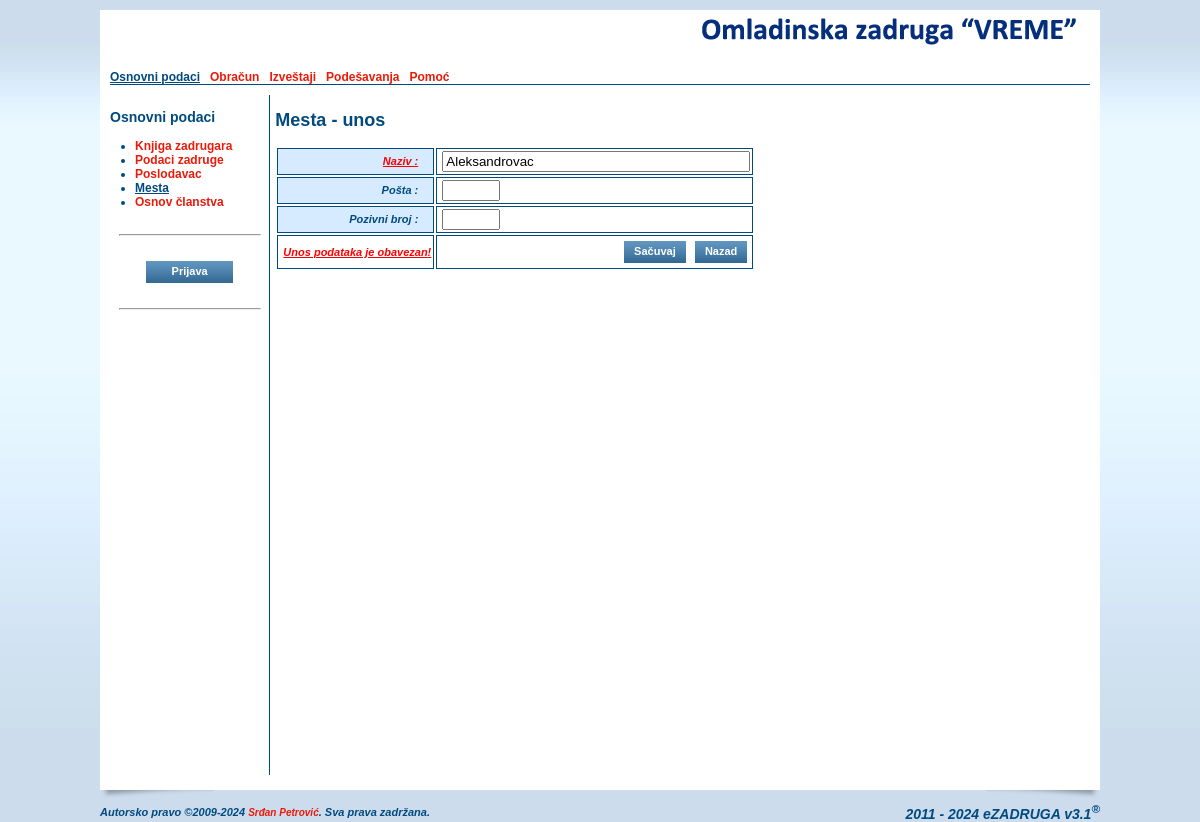
Screenshot of /mestounos.php?id=1 with the database file from the repository.
### tables this page shows
CREATE TABLE IF NOT EXISTS `oszcooperative` (
  `ID` smallint(6) NOT NULL AUTO_INCREMENT,
  `name` varchar(255) NOT NULL,
  `short` varchar(50) NOT NULL,
  `shortest` varchar(25) NOT NULL,
  `address` varchar(255) DEFAULT NULL,
  `IDPlace` smallint(6) DEFAULT NULL,
  `phone` varchar(20) DEFAULT NULL,
  `mobile` varchar(20) DEFAULT NULL,
  `fax` varchar(20) DEFAULT NULL,
  `email` varchar(255) DEFAULT NULL,
  `url` varchar(255) DEFAULT NULL,
  `account` varchar(255) DEFAULT NULL,
  `reference` varchar(255) NOT NULL,
  `pib` varchar(20) DEFAULT NULL,
  `idnumber` varchar(20) DEFAULT NULL,
  `activity` varchar(20) NOT NULL,
  `currentyear` varchar(4) NOT NULL,
  `contracthours` tinyint(4) NOT NULL DEFAULT '0',
  `memberhours` tinyint(4) NOT NULL DEFAULT '0',
  `headimage` varchar(255) DEFAULT NULL,
  `pdfimage` varchar(255) DEFAULT NULL,
  PRIMARY KEY (`ID`),
  KEY `name` (`name`),
  KEY `IDPlace` (`IDPlace`)
);

CREATE TABLE IF NOT EXISTS `oszmenu` (
  `ID` smallint(6) NOT NULL AUTO_INCREMENT,
  `title` varchar(70) NOT NULL,
  `link` varchar(255) NOT NULL,
  `root` smallint(6) NOT NULL DEFAULT '0',
  `sort` tinyint(4) DEFAULT NULL,
  `sub_item` tinyint(4) NOT NULL DEFAULT '-1',
  `show_admin` tinyint(4) NOT NULL DEFAULT '0',
  PRIMARY KEY (`ID`),
  KEY `title` (`title`),
  KEY `root` (`root`),
  KEY `link` (`link`)
);

CREATE TABLE IF NOT EXISTS `oszplace` (
  `ID` smallint(6) NOT NULL AUTO_INCREMENT,
  `name` varchar(70) NOT NULL,
  `post` varchar(5) DEFAULT NULL,
  `phone` varchar(5) DEFAULT NULL,
  PRIMARY KEY (`ID`),
  KEY `name` (`name`)
);

### mestounos.php (the view, shortened to what this page needs)
<?php
$id       = 0;
$name     = "";
$post     = "";
$phone    = "";
if (isset($_GET['id']) && (int)$_GET['id'] > 0 ) {
  $id = (int)$_GET['id'];
}
include_once('./header.php');
if ($id > 0) {
  $query  = mysql_query("SELECT * FROM oszplace WHERE ID=$id") or die(mysql_error());
  $res    = mysql_fetch_array($query);
  $name   = $res["name"];
  $post   = $res["post"];
  $phone  = $res["phone"];
}
?>
              <h2><?=$GLOBALS["sectiontitle"];?></h2>
              <form name="frmTableEdit" id="frmTableEdit" method="POST" action="./mestounos.php" onSubmit="javascript:return checkInput();">
              <table cellpadding="2" cellspacing="2" border="0" class="table_edit">
                <tr>
                  <th align="right"><span class="required_data">Naziv : </span></th>
                  <td><input type="text" value="<?=$name;?>" name="name" id="name" maxlength="255" style="width: 300px;" /></td>
                </tr>
                <tr>
                  <th align="right">Pošta : </th>
                  <td><input type="text" value="<?=$post;?>" name="post" id="post" maxlength="5" style="width: 50px;" /></td>
                </tr>
                <tr>
                  <th align="right">Pozivni broj : </th>
                  <td><input type="text" value="<?=$phone;?>" name="phone" id="phone" maxlength="5" style="width: 50px;" /></td>
                </tr>
                <tr>
                  <td class="required_data">Unos podataka je obavezan!</td>
                  <td style="padding:5px 5px 5px 0px;" align="right"><input type="submit" class="btn" name="submit" value="Sačuvaj" /> &nbsp; <input type="button" class="btn" name="reset" value="Nazad" onClick="javascript: history.go(-1);" /></td>
                </tr>
              </table>
              </form>
<?php
include_once('./footer.php');
?>

### header.php (shortened to what this page needs)
<?php
require_once('./lang/sr.php');
$_esettings = $_session->_getSettings();
if (count($_esettings) == 0) {
  $query = mysql_query("select * from esettings where ID > 0 LIMIT 1") or die(mysql_error());
  $_esettings = mysql_fetch_array($query);
}
$_oszcooperative = $_session->_getCooperative();
if (count($_oszcooperative) == 0) {
  $query = mysql_query("select * from oszcooperative where ID > 0 LIMIT 1") or die(mysql_error());
  $_oszcooperative = mysql_fetch_array($query);
}
$forSelf = explode("/", $_SERVER['PHP_SELF']);
$_self   = $forSelf[count($forSelf)-1];
$_menu   = array();
$_root   = 0;
$_father = 0;
$_this   = 0;
$_index  = false;
$query = mysql_query("SELECT * FROM oszmenu ORDER BY root, sort") or die(mysql_error());
while ($res = mysql_fetch_array($query)) {
  if ($_self == trim($res['link'])) {
    $_this    = $res['ID'];
    $_father  = $res['root'];
  }
  if ($res['root'] > 0) {
    foreach($_menu[0] as $key => $menu) {
      if ($key == $res['root']) {
        $_menu[0][$key]['submenu'][$res['ID']] = array(
        "ID"        => $res['ID'],
        "title"     => $res['title'],
        "link"      => $res['link'],
        "root"      => $res['root'],
        "sort"      => $res['sort'],
        "sub_item"  => $res['sub_item'],
        "show_admin"=> $res['show_admin']
        );
      }
    }
  } else {
    $_menu[0][$res['ID']] = array(
      "ID"    => $res['ID'],
      "title" => $res['title'],
      "link"  => $res['link'],
      "root"  => $res['root'],
      "sort"      => $res['sort'],
      "sub_item"  => $res['sub_item'],
      "show_admin"=> $res['show_admin']
    );
  }
}
if ($_father > 0 || $_this > 0) {
  if ($_father > 0) {
    if (!isset($_menu[$_root][$_father]['submenu'][$_this])) {
      foreach($_menu[$_root] as $key => $submenu) {
        if (isset($_menu[$_root][$key]['submenu'][$_father])) {
          $_root = $key;
          break;
        }
      }
    }
  }
} else $_index  = true;
?>
<!DOCTYPE html PUBLIC "-//W3C//DTD XHTML 1.0 Transitional//EN" "http://www.w3.org/TR/xhtml1/DTD/xhtml1-transitional.dtd">
<html xmlns="http://www.w3.org/1999/xhtml" >
  <head>
    <link href="./css/style.css" rel="stylesheet" type="text/css">
    <link href="./css/calendar.css" rel="stylesheet" type="text/css">
  </head>
<?php
if (isset($preload_image) && is_array($preload_image)) {
  $strOnLoad = "javascript:MM_preloadImages(";
  $start = true;
  foreach($preload_image as $_image) {
    if ($start)
    {
      $start = false;
      $strOnLoad .= "'". $_image."'";
    } else $strOnLoad .= ",'". $_image."'";
  }
?>
  <body OnLoad="<?=$strOnLoad;?>">
<?php
} else {
?>
  <body>
<?php
}
?>
    <div class="main_content_location" align="center" valign="top">
      <table cellpadding="0" cellspacing="0" border="0">
        <tr>
          <td colspan="2" valign="top">
            <table cellpadding="0" cellspacing="0" border="0" class="content_all">
              <tr>
                <td class="content_all_left"><img src="./images/1px.gif" /></td>
                <td class="content_main" valign="top">
                    <table cellpadding="0" cellspacing="0" border="0" class="content_main">
                      <tr>
                        <td>
                          <table cellpadding="0" cellspacing="0" border="0" class="header">
                            <tr>
                              <td align="left" class="header_left">
                              </td>
                              <td align="right" valign="top" class="header_right">
                                <a href="./index.php">
<?php if (isset($_esettings["custom_head"]) && $_esettings["custom_head"] && isset($_oszcooperative["headimage"]) && file_exists($_oszcooperative["headimage"])) { ?>
                                  <img src="<?=$_oszcooperative["headimage"];?>" alt="<?=$_LANG["sr"]["MAIN_IMAGE_ALT"];?>" title="<?=$_LANG["sr"]["MAIN_IMAGE_ALT"];?>" />
<?php } else { ?>
                                  <img src="./images/ezadruga_logo.png" alt="<?=$_LANG["sr"]["MAIN_IMAGE_ALT"];?>" title="<?=$_LANG["sr"]["MAIN_IMAGE_ALT"];?>" />
<?php } ?>
                                </a>
                              </td>
                            </tr>
                            <tr>
                              <td class="main_menu" colspan="2">
<?
  foreach ($_menu[0] as $key => $menu) {
    if (intval($menu["sort"]) > 0) {
      if ($key == $_father || $key == $_root){
        if ($_menu[0][$key]["show_admin"] && $GLOBALS["admin"]) {
?>
                                <a href="./<?=$_menu[0][$key]["link"];?>" class="main_menu_selected"><?=$_menu[0][$key]["title"];?></a> &nbsp;
<?
        } else {
?>
                                <a href="./<?=$_menu[0][$key]["link"];?>" class="main_menu_selected"><?=$_menu[0][$key]["title"];?></a> &nbsp;
<?
        }
      } else {
        if ($_menu[0][$key]["show_admin"] && $GLOBALS["admin"]) {
?>
                                <a href="./<?=$_menu[0][$key]["link"];?>"><?=$_menu[0][$key]["title"];?></a> &nbsp;
<?
        } else {
?>
                                <a href="./<?=$_menu[0][$key]["link"];?>"><?=$_menu[0][$key]["title"];?></a> &nbsp;
<?
        }
      }
    }
  }
?>
                              </td>
                          </table>
                        </td>
                      </tr>
                      <tr>
                        <td valign="top">
                          <table cellpadding="0" cellspacing="0" border="0" class="main_content">
                            <tr>
                              <td class="left_menu" valign="top">
<?php
if (!$_index) {
?>
                                <h3><?=$GLOBALS["menutitle"];?></h3>
                                <ul>
<?php
  $sub_item = -1;
  if ($_root > 0) {
    foreach($_menu[0][$_root]['submenu'] as $key => $menu) {
      if (intval($_menu[0][$_root]['submenu'][$key]["sort"]) > 0)
      {
        if ($key == $_father || $key == $sub_item) {
          if ($_menu[0][$_root]['submenu'][$key]["show_admin"] && $GLOBALS["admin"]) {
?>
                                  <li><a href="<?=$_menu[0][$_root]['submenu'][$key]["link"];?>" class="main_menu_selected"><?=$_menu[0][$_root]['submenu'][$key]["title"];?></a></li>
<?
          } elseif (!$_menu[0][$_root]['submenu'][$key]["show_admin"]) {
?>
                                  <li><a href="<?=$_menu[0][$_root]['submenu'][$key]["link"];?>" class="main_menu_selected"><?=$_menu[0][$_root]['submenu'][$key]["title"];?></a></li>
<?php
          }
        } else {
          if ($_menu[0][$_root]['submenu'][$key]["show_admin"] && $GLOBALS["admin"]) {
?>
                                  <li><a href="<?=$_menu[0][$_root]['submenu'][$key]["link"];?>"><?=$_menu[0][$_root]['submenu'][$key]["title"];?></a></li>
<?
          } elseif (!$_menu[0][$_root]['submenu'][$key]["show_admin"]) {
?>
                                  <li><a href="<?=$_menu[0][$_root]['submenu'][$key]["link"];?>"><?=$_menu[0][$_root]['submenu'][$key]["title"];?></a></li>
<?php
          }
        }
      }
    }
  }
?>
                                </ul>
<?
} else {
?>
<?php
}
?>
                                <hr style="margin-top:25px;margin-bottom:25px;width:140px;"/>
                                <div align="center">
<?php if (!$GLOBALS["admin"]) { ?>
                                  <form name="frmLogin" action="./login.php" method="POST">
                                    <input type="submit" name="login" id="login" class="btn" value=" &nbsp; &nbsp; Prijava &nbsp; &nbsp; " />
                                  </form>
<?php } ?>
                                </div>
                                <hr style="margin-top:25px;width:140px;" />
                              </td>
                              <td style="width:830px;padding-left:5px;" valign="top">

### css/style.css (style rules this page uses)
body { margin: 0px; padding: 0px; background-color:#ccdcec; background-image:url(bg.jpg); background-repeat:repeat-x; font-family:Arial, Tahoma, Georgia; font-size:12px; color:#004A7F; }
a { font-size:12px; color:#ea1b0a; text-decoration:none; font-weight: bold; }
ul { padding-left:0px; margin-left:25px; }
table { text-align: left; font-size:12px; }
img { border-top: 0px none; border-left: 0px none; border-right: 0px none; border-bottom: 0px none; }
.header { width: 980px; height: 60px; }
.header_left { width: 390px; height: 60px; }
.header_right { width: 590px; height: 60px; }
.main_content_location { padding-top: 10px; }
.content_all { margin: 0px; padding: 0px; background-color:#FFFFFF; width:1000px; }
.content_all_left { background-color:#FFFFFF; width:10px; }
.content_main { width: 980px; background-color:#FFFFFF; font-size:12px; }
.main_content { width: 980px; height:680px; background-color:#FFFFFF; font-size:12px; margin-top:10px; }
.main_menu { border-bottom: 1px solid #004A7F; }
.main_menu_selected { font-size:12px; color:#004A7F; text-decoration:underline; font-weight: bold; }
.left_menu { width:160px; border-right: 1px solid #004A7F; }
.table_edit { font-size:11px; }
.table_edit th { font-weight: bold; font-style: italic; background-color: #D6EBFF; border-top: 1px solid #004A7F; border-left: 1px solid #004A7F; border-right: 1px solid #004A7F; border-bottom: 1px solid #004A7F; padding-left: 15px; padding-right: 15px; }
.table_edit td { border-top: 1px solid #004A7F; border-left: 1px solid #004A7F; border-right: 1px solid #004A7F; border-bottom: 1px solid #004A7F; padding-left: 5px; }
.required_data { font-weight: bold; font-style: italic; color:#ff0000; text-decoration: underline; }
.btn { height:22px; border:none; background-color:#004A7F; background-image:url(btn.jpg); background-repeat:repeat-x; color:#FFFFFF; font-size:11px; cursor:pointer; font-weight:bold; padding:0px 10px 2px 10px; }

### rows the page displays
oszcooperative: headimage (picture)
oszmenu: title "Osnovni podaci"
oszmenu: title "Obračun"
oszmenu: title "Izveštaji"
oszmenu: title "Podešavanja"
oszmenu: title "Pomoć"
oszmenu: title "Knjiga zadrugara"
oszmenu: title "Podaci zadruge"
oszmenu: title "Poslodavac"
oszmenu: title "Mesta"
oszmenu: title "Osnov članstva"
oszplace: name "Aleksandrovac"

### other values shown
$GLOBALS["menutitle"] "Osnovni podaci"
$GLOBALS["sectiontitle"] "Mesta - unos"
$GLOBALS["version"] "3.1"
